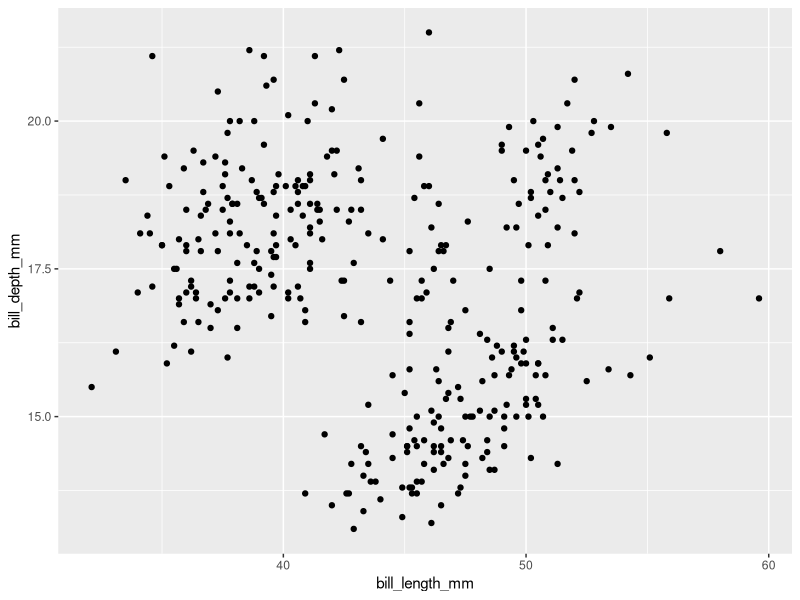
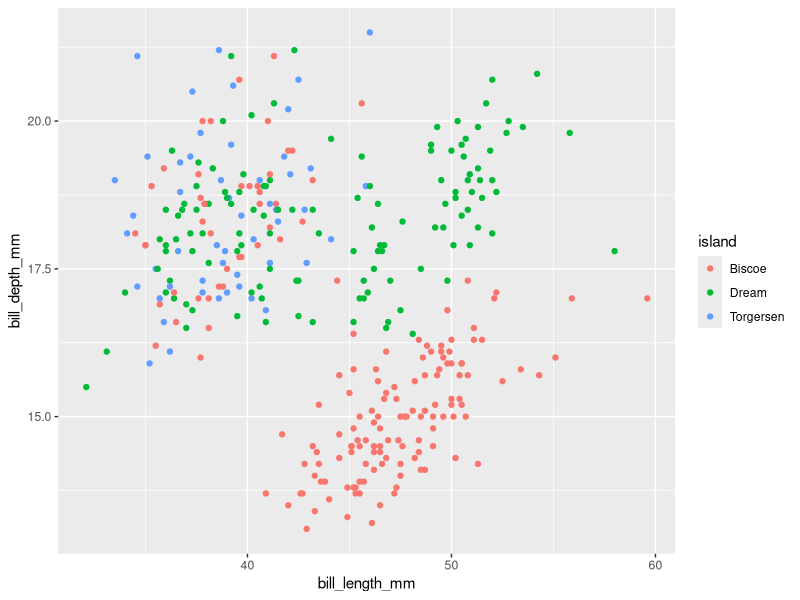
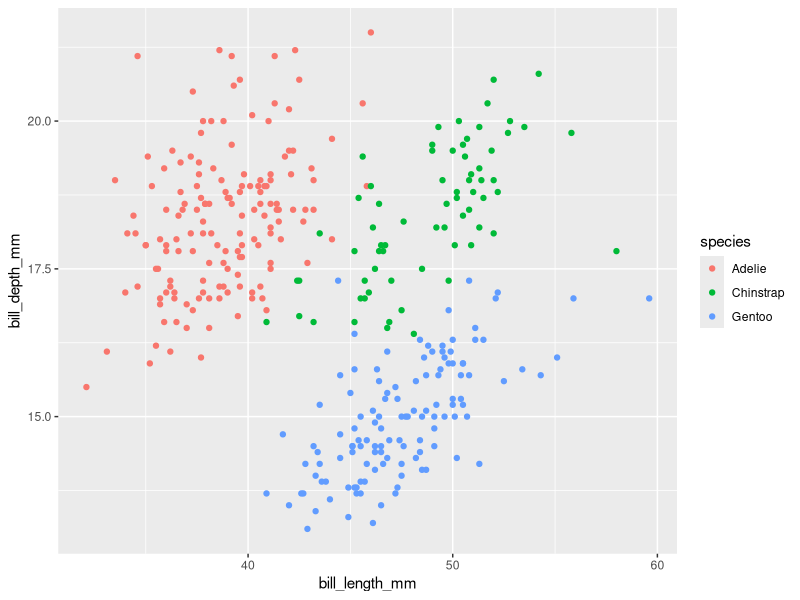
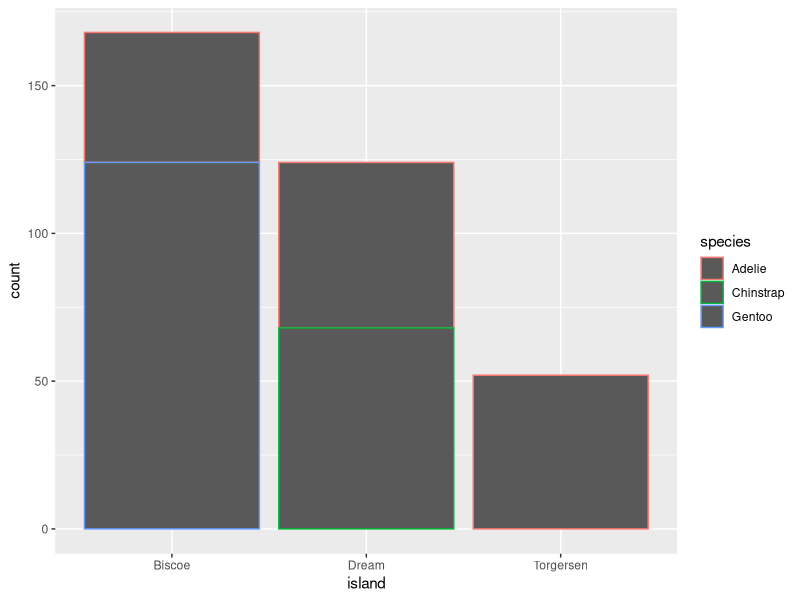

Reproduce these figures in R, in order.
## ---- chunk 1
knitr::opts_chunk$set(echo = TRUE)
## ---- chunk 2
# install.packages("remotes")
# remotes::install_github("allisonhorst/palmerpenguins")
data(penguins, package="palmerpenguins")
## ---- chunk 3
# Your code goes here
pengDF <- data.frame(penguins)
nrow(pengDF)
colnames(pengDF)

## ---- chunk 4
    library(ggplot2)
    ggplot(data=pengDF, aes(x=bill_length_mm, y=bill_depth_mm)) + geom_point()
## ---- chunk 5
    library(ggplot2)
    ggplot(data=pengDF, aes(x=bill_length_mm, y=bill_depth_mm, colour=island)) + geom_point()
## ---- chunk 6
    library(ggplot2)
    ggplot(data=pengDF, aes(x=bill_length_mm, y=bill_depth_mm, colour=species)) + geom_point()
## ---- chunk 7
    library(ggplot2)
    ggplot(pengDF, aes(island, colour=species)) + geom_bar()
